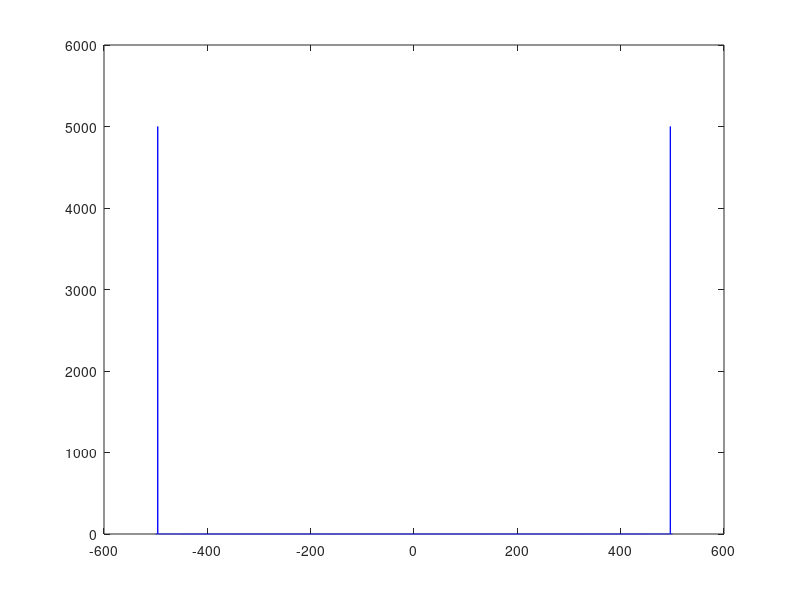

Recreate this plot in MATLAB.
clear; clc; close all;

fs = 10;
fo = 4;



Ts = 1 / fs;
N = 20;

an = zeros(size(N));
ts = [];
for n=1:N
    an(n) = sin(2*pi*fo*(n-1)*Ts);
    ts = [ts, (n-1)*Ts];
end
t = -5:0.001:5;
f = 100*t;
ann = sin(2*pi*fo*t);
ann_f = fft(ann);
ak = fft(an);
ak = fftshift(ak);
fx = (-N/2:N/2-1)*(fs/N);
figure(1)
%stem(fx,abs(ak),'r'); grid on; hold on;
plot(f,abs(ann_f),'b');